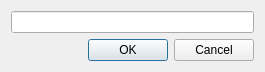
<?xml version="1.0" encoding="UTF-8"?>
<ui version="4.0">
 <class>TextItem</class>
 <widget class="QDialog" name="TextItem">
  <property name="geometry">
   <rect>
    <x>0</x>
    <y>0</y>
    <width>265</width>
    <height>68</height>
   </rect>
  </property>
  <property name="windowTitle">
   <string>Добавить элемент</string>
  </property>
  <layout class="QVBoxLayout" name="verticalLayout">
   <item>
    <widget class="QLineEdit" name="lineEdit"/>
   </item>
   <item>
    <widget class="QDialogButtonBox" name="buttonBox">
     <property name="orientation">
      <enum>Qt::Horizontal</enum>
     </property>
     <property name="standardButtons">
      <set>QDialogButtonBox::Cancel|QDialogButtonBox::Ok</set>
     </property>
    </widget>
   </item>
  </layout>
 </widget>
 <resources/>
 <connections>
  <connection>
   <sender>buttonBox</sender>
   <signal>accepted()</signal>
   <receiver>TextItem</receiver>
   <slot>accept()</slot>
   <hints>
    <hint type="sourcelabel">
     <x>248</x>
     <y>254</y>
    </hint>
    <hint type="destinationlabel">
     <x>157</x>
     <y>274</y>
    </hint>
   </hints>
  </connection>
  <connection>
   <sender>buttonBox</sender>
   <signal>rejected()</signal>
   <receiver>TextItem</receiver>
   <slot>reject()</slot>
   <hints>
    <hint type="sourcelabel">
     <x>316</x>
     <y>260</y>
    </hint>
    <hint type="destinationlabel">
     <x>286</x>
     <y>274</y>
    </hint>
   </hints>
  </connection>
 </connections>
</ui>
